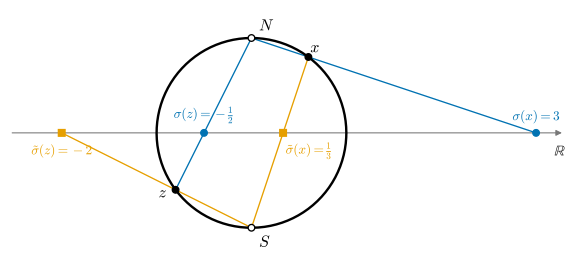

Source code (Python):
"""그림 11.3.1: S^1의 두 입체사영 σ(북극 N에서)와 σ̃(남극 S에서) (11.3절, 명제 11.3.1).

x = (3/5, 4/5): σ(x) = 3, σ̃(x) = 1/3.
z = (-4/5, -3/5): σ(z) = -1/2, σ̃(z) = -2.
두 경우 모두 σ̃ = σ/|σ|^2, 즉 σ·σ̃ = 1 (n = 1에서 u ↦ 1/u).
공식은 §7: σ(x) = x^1/(1 - x^2), σ̃(x) = x^1/(1 + x^2).

실행: 프로젝트 루트에서 ``PYTHONPATH=tools python3 chapters/11-smooth-manifolds/figures/fig-11-3-1-two-projections.py``
"""

import dgfig

dgfig.setup()

import matplotlib.pyplot as plt
import numpy as np

C = dgfig.COLORS
LW = dgfig.LW


def sigma(p):
    return p[0] / (1 - p[1])


def sigma_t(p):
    return p[0] / (1 + p[1])


def cross2(a, b):
    return a[0] * b[1] - a[1] * b[0]


N, S = np.array([0.0, 1.0]), np.array([0.0, -1.0])
pts = {"x": np.array([3 / 5, 4 / 5]), "z": np.array([-4 / 5, -3 / 5])}

# 자기검사 (§12.1)
for p in pts.values():
    assert abs(np.hypot(*p) - 1) < 1e-12
    s, st = sigma(p), sigma_t(p)
    assert abs(s * st - 1) < 1e-12
    # σ(p)는 N, p를 잇는 직선과 가로축의 교점, σ̃(p)는 S, p를 잇는 직선과 가로축의 교점
    assert abs(cross2(p - N, np.array([s, 0]) - N)) < 1e-12
    assert abs(cross2(p - S, np.array([st, 0]) - S)) < 1e-12
assert np.isclose(sigma(pts["x"]), 3) and np.isclose(sigma_t(pts["x"]), 1 / 3)
assert np.isclose(sigma(pts["z"]), -0.5) and np.isclose(sigma_t(pts["z"]), -2)

fig, ax = plt.subplots(figsize=(6.0, 3.4))
dgfig.schematic_axes(ax, (-2.6, 3.35), (-1.3, 1.35))
ax.annotate("", xy=(3.3, 0), xytext=(-2.55, 0), arrowprops=dict(arrowstyle="-|>", color=C["aux"], lw=0.8, mutation_scale=9))
ax.text(3.3, -0.12, r"$\mathbb{R}$", fontsize=11, ha="right", va="top")
t = np.linspace(0, 2 * np.pi, 400)
ax.plot(np.cos(t), np.sin(t), color=C["main"], lw=LW["main"], zorder=3)

for name, p in pts.items():
    s, st = sigma(p), sigma_t(p)
    # N → p → σ(p) (파랑), S → p → σ̃(p) (주황)
    # 직선은 극에서 p와 교점 중 더 먼 쪽까지 그린다 (세 점이 한 직선 위에 있다)
    far_n = p if np.linalg.norm(p - N) > np.hypot(s - N[0], N[1]) else np.array([s, 0.0])
    far_s = p if np.linalg.norm(p - S) > np.hypot(st - S[0], S[1]) else np.array([st, 0.0])
    ax.plot([N[0], far_n[0]], [N[1], far_n[1]], color=C["tangent"], lw=1.0, zorder=2)
    ax.plot([S[0], far_s[0]], [S[1], far_s[1]], color=C["accent"], lw=1.0, zorder=2)
    ax.plot(s, 0, "o", ms=5, color=C["tangent"], zorder=5)
    ax.plot(st, 0, "s", ms=5, color=C["accent"], zorder=5)
    ax.plot(*p, "o", ms=5, color=C["main"], zorder=6)

ax.plot(*N, "o", ms=5, mfc="white", mec=C["main"], zorder=6)
ax.plot(*S, "o", ms=5, mfc="white", mec=C["main"], zorder=6)
ax.text(0.08, 1.08, r"$N$", fontsize=12)
ax.text(0.08, -1.2, r"$S$", fontsize=12)
ax.text(0.62, 0.85, r"$x$", fontsize=12)
ax.text(-0.98, -0.68, r"$z$", fontsize=12)
ax.text(3.0, 0.1, r"$\sigma(x)=3$", fontsize=10, color=C["tangent"], ha="center", va="bottom")
ax.text(0.36, -0.1, r"$\tilde\sigma(x)=\frac{1}{3}$", fontsize=10, color=C["accent"], ha="left", va="top")
ax.text(-0.5, 0.1, r"$\sigma(z)=-\frac{1}{2}$", fontsize=10, color=C["tangent"], ha="center", va="bottom")
ax.text(-2.0, -0.12, r"$\tilde\sigma(z)=-2$", fontsize=10, color=C["accent"], ha="center", va="top")

fig.subplots_adjust(left=0.01, right=0.99, top=0.99, bottom=0.01)
dgfig.save(fig, __file__)
